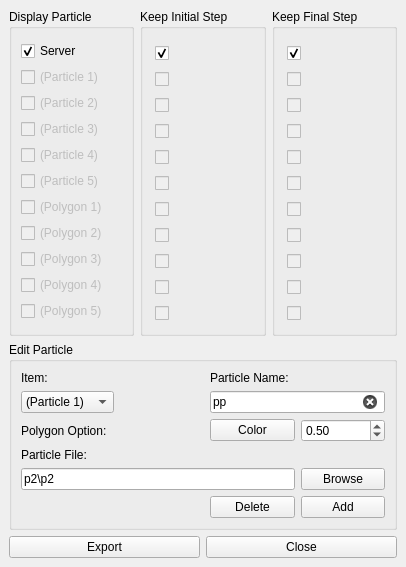
<?xml version="1.0" encoding="UTF-8"?>
<ui version="4.0">
 <class>ParticlePanel</class>
 <widget class="QDockWidget" name="ParticlePanel">
  <property name="geometry">
   <rect>
    <x>0</x>
    <y>0</y>
    <width>406</width>
    <height>548</height>
   </rect>
  </property>
  <property name="windowTitle">
   <string>Particles</string>
  </property>
  <widget class="QWidget" name="dockWidgetContents">
   <layout class="QGridLayout" name="gridLayout">
    <item row="2" column="1">
     <widget class="QPushButton" name="closeButton">
      <property name="text">
       <string>Close</string>
      </property>
     </widget>
    </item>
    <item row="1" column="0" colspan="2">
     <widget class="QGroupBox" name="groupBox">
      <property name="title">
       <string>Edit Particle</string>
      </property>
      <layout class="QGridLayout" name="gridLayout_3">
       <item row="1" column="0">
        <widget class="QComboBox" name="itemToAdd">
         <item>
          <property name="text">
           <string>(Particle 1)</string>
          </property>
         </item>
         <item>
          <property name="text">
           <string>(Particle 2)</string>
          </property>
         </item>
         <item>
          <property name="text">
           <string>(Particle 3)</string>
          </property>
         </item>
         <item>
          <property name="text">
           <string>(Particle 4)</string>
          </property>
         </item>
         <item>
          <property name="text">
           <string>(Particle 5)</string>
          </property>
         </item>
         <item>
          <property name="text">
           <string>(Polygon 1)</string>
          </property>
         </item>
         <item>
          <property name="text">
           <string>(Polygon 2)</string>
          </property>
         </item>
         <item>
          <property name="text">
           <string>(Polygon 3)</string>
          </property>
         </item>
         <item>
          <property name="text">
           <string>(Polygon 4)</string>
          </property>
         </item>
         <item>
          <property name="text">
           <string>(Polygon 5)</string>
          </property>
         </item>
        </widget>
       </item>
       <item row="1" column="2" colspan="2">
        <widget class="QLineEdit" name="particleName">
         <property name="text">
          <string>pp</string>
         </property>
         <property name="clearButtonEnabled">
          <bool>true</bool>
         </property>
        </widget>
       </item>
       <item row="3" column="2">
        <widget class="QPushButton" name="pushButton">
         <property name="text">
          <string>Color</string>
         </property>
        </widget>
       </item>
       <item row="5" column="0" colspan="3">
        <widget class="QLineEdit" name="particleFile">
         <property name="enabled">
          <bool>true</bool>
         </property>
         <property name="text">
          <string>p2\p2</string>
         </property>
         <property name="clearButtonEnabled">
          <bool>false</bool>
         </property>
        </widget>
       </item>
       <item row="3" column="0">
        <widget class="QLabel" name="label">
         <property name="enabled">
          <bool>true</bool>
         </property>
         <property name="text">
          <string>Polygon Option:</string>
         </property>
        </widget>
       </item>
       <item row="6" column="3">
        <widget class="QPushButton" name="setButton">
         <property name="text">
          <string>Add</string>
         </property>
        </widget>
       </item>
       <item row="4" column="0">
        <widget class="QLabel" name="label_4">
         <property name="text">
          <string>Particle File:</string>
         </property>
        </widget>
       </item>
       <item row="5" column="3">
        <widget class="QPushButton" name="browseButton">
         <property name="text">
          <string>Browse</string>
         </property>
        </widget>
       </item>
       <item row="0" column="2">
        <widget class="QLabel" name="label_3">
         <property name="text">
          <string>Particle Name:</string>
         </property>
        </widget>
       </item>
       <item row="0" column="0">
        <widget class="QLabel" name="label_2">
         <property name="text">
          <string>Item:</string>
         </property>
        </widget>
       </item>
       <item row="3" column="3">
        <widget class="QDoubleSpinBox" name="doubleSpinBox">
         <property name="decimals">
          <number>2</number>
         </property>
         <property name="maximum">
          <double>1.000000000000000</double>
         </property>
         <property name="singleStep">
          <double>0.010000000000000</double>
         </property>
         <property name="value">
          <double>0.500000000000000</double>
         </property>
        </widget>
       </item>
       <item row="6" column="2">
        <widget class="QPushButton" name="delete_btn">
         <property name="text">
          <string>Delete</string>
         </property>
        </widget>
       </item>
      </layout>
     </widget>
    </item>
    <item row="2" column="0">
     <widget class="QPushButton" name="exportButton">
      <property name="text">
       <string>Export</string>
      </property>
     </widget>
    </item>
    <item row="0" column="0" colspan="2">
     <layout class="QHBoxLayout" name="horizontalLayout_2">
      <item>
       <widget class="QGroupBox" name="groupDisplay">
        <property name="title">
         <string>Display Particle</string>
        </property>
        <layout class="QVBoxLayout" name="verticalLayout_4">
         <property name="sizeConstraint">
          <enum>QLayout::SetDefaultConstraint</enum>
         </property>
         <property name="topMargin">
          <number>12</number>
         </property>
         <property name="bottomMargin">
          <number>12</number>
         </property>
         <item>
          <widget class="QCheckBox" name="display0">
           <property name="enabled">
            <bool>true</bool>
           </property>
           <property name="text">
            <string>Server</string>
           </property>
           <property name="checked">
            <bool>true</bool>
           </property>
          </widget>
         </item>
         <item>
          <widget class="QCheckBox" name="display1">
           <property name="enabled">
            <bool>false</bool>
           </property>
           <property name="text">
            <string>(Particle 1)</string>
           </property>
           <property name="checkable">
            <bool>true</bool>
           </property>
          </widget>
         </item>
         <item>
          <widget class="QCheckBox" name="display2">
           <property name="enabled">
            <bool>false</bool>
           </property>
           <property name="text">
            <string>(Particle 2)</string>
           </property>
          </widget>
         </item>
         <item>
          <widget class="QCheckBox" name="display3">
           <property name="enabled">
            <bool>false</bool>
           </property>
           <property name="text">
            <string>(Particle 3)</string>
           </property>
          </widget>
         </item>
         <item>
          <widget class="QCheckBox" name="display4">
           <property name="enabled">
            <bool>false</bool>
           </property>
           <property name="text">
            <string>(Particle 4)</string>
           </property>
          </widget>
         </item>
         <item>
          <widget class="QCheckBox" name="display5">
           <property name="enabled">
            <bool>false</bool>
           </property>
           <property name="text">
            <string>(Particle 5)</string>
           </property>
          </widget>
         </item>
         <item>
          <widget class="QCheckBox" name="display6">
           <property name="enabled">
            <bool>false</bool>
           </property>
           <property name="text">
            <string>(Polygon 1)</string>
           </property>
          </widget>
         </item>
         <item>
          <widget class="QCheckBox" name="display7">
           <property name="enabled">
            <bool>false</bool>
           </property>
           <property name="text">
            <string>(Polygon 2)</string>
           </property>
          </widget>
         </item>
         <item>
          <widget class="QCheckBox" name="display8">
           <property name="enabled">
            <bool>false</bool>
           </property>
           <property name="text">
            <string>(Polygon 3)</string>
           </property>
          </widget>
         </item>
         <item>
          <widget class="QCheckBox" name="display9">
           <property name="enabled">
            <bool>false</bool>
           </property>
           <property name="text">
            <string>(Polygon 4)</string>
           </property>
          </widget>
         </item>
         <item>
          <widget class="QCheckBox" name="display10">
           <property name="enabled">
            <bool>false</bool>
           </property>
           <property name="text">
            <string>(Polygon 5)</string>
           </property>
          </widget>
         </item>
        </layout>
       </widget>
      </item>
      <item>
       <widget class="QGroupBox" name="groupKeepInitial">
        <property name="enabled">
         <bool>true</bool>
        </property>
        <property name="title">
         <string>Keep Initial Step</string>
        </property>
        <layout class="QVBoxLayout" name="verticalLayout_5">
         <property name="spacing">
          <number>-1</number>
         </property>
         <property name="sizeConstraint">
          <enum>QLayout::SetDefaultConstraint</enum>
         </property>
         <property name="leftMargin">
          <number>12</number>
         </property>
         <property name="topMargin">
          <number>12</number>
         </property>
         <property name="rightMargin">
          <number>12</number>
         </property>
         <property name="bottomMargin">
          <number>3</number>
         </property>
         <item>
          <widget class="QCheckBox" name="keepInitial0">
           <property name="enabled">
            <bool>true</bool>
           </property>
           <property name="text">
            <string/>
           </property>
           <property name="checked">
            <bool>true</bool>
           </property>
           <property name="tristate">
            <bool>false</bool>
           </property>
          </widget>
         </item>
         <item>
          <widget class="QCheckBox" name="keepInitial1">
           <property name="enabled">
            <bool>false</bool>
           </property>
           <property name="text">
            <string/>
           </property>
           <property name="checkable">
            <bool>true</bool>
           </property>
          </widget>
         </item>
         <item>
          <widget class="QCheckBox" name="keepInitial2">
           <property name="enabled">
            <bool>false</bool>
           </property>
           <property name="text">
            <string/>
           </property>
          </widget>
         </item>
         <item>
          <widget class="QCheckBox" name="keepInitial3">
           <property name="enabled">
            <bool>false</bool>
           </property>
           <property name="text">
            <string/>
           </property>
          </widget>
         </item>
         <item>
          <widget class="QCheckBox" name="keepInitial4">
           <property name="enabled">
            <bool>false</bool>
           </property>
           <property name="text">
            <string/>
           </property>
          </widget>
         </item>
         <item>
          <widget class="QCheckBox" name="keepInitial5">
           <property name="enabled">
            <bool>false</bool>
           </property>
           <property name="text">
            <string/>
           </property>
          </widget>
         </item>
         <item>
          <widget class="QCheckBox" name="keepInitial6">
           <property name="enabled">
            <bool>false</bool>
           </property>
           <property name="text">
            <string/>
           </property>
          </widget>
         </item>
         <item>
          <widget class="QCheckBox" name="keepInitial7">
           <property name="enabled">
            <bool>false</bool>
           </property>
           <property name="text">
            <string/>
           </property>
          </widget>
         </item>
         <item>
          <widget class="QCheckBox" name="keepInitial8">
           <property name="enabled">
            <bool>false</bool>
           </property>
           <property name="text">
            <string/>
           </property>
          </widget>
         </item>
         <item>
          <widget class="QCheckBox" name="keepInitial9">
           <property name="enabled">
            <bool>false</bool>
           </property>
           <property name="text">
            <string/>
           </property>
          </widget>
         </item>
         <item>
          <widget class="QCheckBox" name="keepInitial10">
           <property name="enabled">
            <bool>false</bool>
           </property>
           <property name="text">
            <string/>
           </property>
          </widget>
         </item>
        </layout>
       </widget>
      </item>
      <item>
       <widget class="QGroupBox" name="groupKeepFinal">
        <property name="title">
         <string>Keep Final Step</string>
        </property>
        <layout class="QVBoxLayout" name="verticalLayout">
         <property name="spacing">
          <number>-1</number>
         </property>
         <property name="leftMargin">
          <number>12</number>
         </property>
         <property name="topMargin">
          <number>12</number>
         </property>
         <property name="bottomMargin">
          <number>3</number>
         </property>
         <item>
          <widget class="QCheckBox" name="keepFinal0">
           <property name="enabled">
            <bool>true</bool>
           </property>
           <property name="text">
            <string/>
           </property>
           <property name="checked">
            <bool>true</bool>
           </property>
          </widget>
         </item>
         <item>
          <widget class="QCheckBox" name="keepFinal1">
           <property name="enabled">
            <bool>false</bool>
           </property>
           <property name="text">
            <string/>
           </property>
           <property name="checkable">
            <bool>true</bool>
           </property>
          </widget>
         </item>
         <item>
          <widget class="QCheckBox" name="keepFinal2">
           <property name="enabled">
            <bool>false</bool>
           </property>
           <property name="text">
            <string/>
           </property>
          </widget>
         </item>
         <item>
          <widget class="QCheckBox" name="keepFinal3">
           <property name="enabled">
            <bool>false</bool>
           </property>
           <property name="text">
            <string/>
           </property>
          </widget>
         </item>
         <item>
          <widget class="QCheckBox" name="keepFinal4">
           <property name="enabled">
            <bool>false</bool>
           </property>
           <property name="text">
            <string/>
           </property>
          </widget>
         </item>
         <item>
          <widget class="QCheckBox" name="keepFinal5">
           <property name="enabled">
            <bool>false</bool>
           </property>
           <property name="text">
            <string/>
           </property>
          </widget>
         </item>
         <item>
          <widget class="QCheckBox" name="keepFinal6">
           <property name="enabled">
            <bool>false</bool>
           </property>
           <property name="text">
            <string/>
           </property>
          </widget>
         </item>
         <item>
          <widget class="QCheckBox" name="keepFinal7">
           <property name="enabled">
            <bool>false</bool>
           </property>
           <property name="text">
            <string/>
           </property>
          </widget>
         </item>
         <item>
          <widget class="QCheckBox" name="keepFinal8">
           <property name="enabled">
            <bool>false</bool>
           </property>
           <property name="text">
            <string/>
           </property>
          </widget>
         </item>
         <item>
          <widget class="QCheckBox" name="keepFinal9">
           <property name="enabled">
            <bool>false</bool>
           </property>
           <property name="text">
            <string/>
           </property>
          </widget>
         </item>
         <item>
          <widget class="QCheckBox" name="keepFinal10">
           <property name="enabled">
            <bool>false</bool>
           </property>
           <property name="text">
            <string/>
           </property>
          </widget>
         </item>
        </layout>
       </widget>
      </item>
     </layout>
    </item>
   </layout>
  </widget>
 </widget>
 <resources/>
 <connections/>
</ui>
